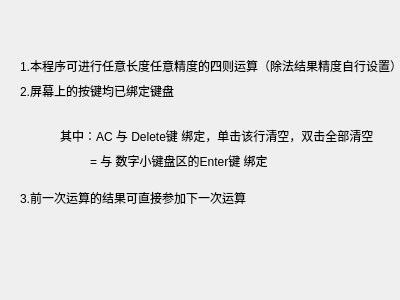
<?xml version="1.0" encoding="UTF-8"?>
<ui version="4.0">
 <class>Dialog_Tip</class>
 <widget class="QDialog" name="Dialog_Tip">
  <property name="geometry">
   <rect>
    <x>0</x>
    <y>0</y>
    <width>400</width>
    <height>300</height>
   </rect>
  </property>
  <property name="windowTitle">
   <string>Dialog</string>
  </property>
  <widget class="QLabel" name="label">
   <property name="geometry">
    <rect>
     <x>20</x>
     <y>50</y>
     <width>381</width>
     <height>31</height>
    </rect>
   </property>
   <property name="lineWidth">
    <number>2</number>
   </property>
   <property name="midLineWidth">
    <number>0</number>
   </property>
   <property name="text">
    <string>1.本程序可进行任意长度任意精度的四则运算（除法结果精度自行设置）</string>
   </property>
  </widget>
  <widget class="QLabel" name="label_2">
   <property name="geometry">
    <rect>
     <x>20</x>
     <y>80</y>
     <width>291</width>
     <height>21</height>
    </rect>
   </property>
   <property name="text">
    <string>2.屏幕上的按键均已绑定键盘</string>
   </property>
  </widget>
  <widget class="QLabel" name="label_3">
   <property name="geometry">
    <rect>
     <x>60</x>
     <y>120</y>
     <width>321</width>
     <height>31</height>
    </rect>
   </property>
   <property name="text">
    <string>其中：AC 与 Delete键 绑定，单击该行清空，双击全部清空</string>
   </property>
  </widget>
  <widget class="QLabel" name="label_4">
   <property name="geometry">
    <rect>
     <x>90</x>
     <y>150</y>
     <width>211</width>
     <height>21</height>
    </rect>
   </property>
   <property name="text">
    <string>= 与 数字小键盘区的Enter键 绑定</string>
   </property>
  </widget>
  <widget class="QLabel" name="label_5">
   <property name="geometry">
    <rect>
     <x>20</x>
     <y>190</y>
     <width>311</width>
     <height>16</height>
    </rect>
   </property>
   <property name="text">
    <string>3.前一次运算的结果可直接参加下一次运算</string>
   </property>
  </widget>
 </widget>
 <resources/>
 <connections/>
</ui>
